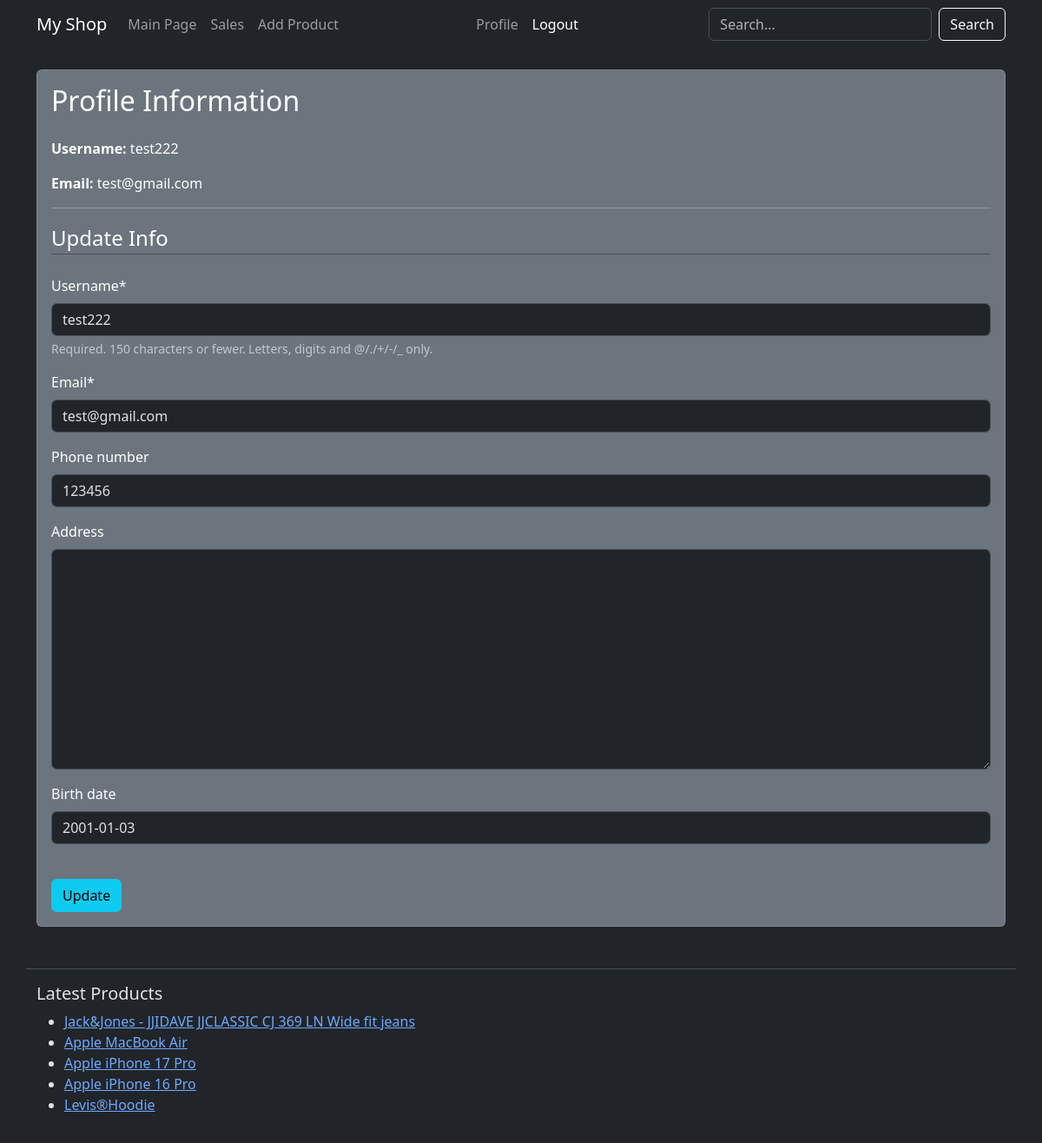
The app's page /users/profile/ (signed in) with its own data.
### users/models.py (models this page shows, shortened)
class Profile(models.Model):
    user = models.OneToOneField(User, on_delete=models.CASCADE) # კავშირი User მოდელთან
    phone_number = models.CharField(max_length=20, blank=True, null=True)
    address = models.TextField(blank=True, null=True)
    birth_date = models.DateField(blank=True, null=True)

### shop/models.py (models this page shows, shortened)
class Product(models.Model):
    name = models.CharField(max_length=200)
    description = models.TextField(blank=True)
    price = models.DecimalField(max_digits=10, decimal_places=2)
    original_price = models.DecimalField(max_digits=10, decimal_places=2, null=True, blank=True)
    category = models.ForeignKey(Category, on_delete=models.CASCADE, related_name='products')
    on_sale = models.BooleanField(default=False)
    quantity = models.IntegerField(default=0)
    is_available = models.BooleanField(default=True)
    created_at = models.DateTimeField(auto_now_add=True)
    updated_at = models.DateTimeField(auto_now=True)

### users/views.py (the view)
# urls.py: path('profile/', views.profile, name='profile'),
@login_required
def profile(request):
    if request.method == 'POST':
        u_form = UserUpdateForm(request.POST, instance=request.user)
        p_form = ProfileForm(request.POST, instance=request.user.profile)
        if u_form.is_valid() and p_form.is_valid():
            u_form.save()
            p_form.save()
            messages.success(request, f'Your account has been updated!')
            return redirect('profile')
    else:
        u_form = UserUpdateForm(instance=request.user)
        p_form = ProfileForm(instance=request.user.profile)
    context = {
        'u_form': u_form,
        'p_form': p_form
    }
    return render(request, 'users/profile.html', context)

### users/forms.py
class UserUpdateForm(forms.ModelForm):
    email = forms.EmailField()
    class Meta:
        model = User
        fields = ['username', 'email']

class ProfileForm(forms.ModelForm):
    class Meta:
        model = Profile
        fields = ['phone_number', 'address', 'birth_date']

### shop/context_processors.py (called while the page is built)
def latest_products(request):
    latest_products = Product.objects.order_by('-created_at')[:5]
    return {'latest_products': latest_products}

### users/templates/users/profile.html (shortened to what this page needs)
{% extends "shop/base.html" %}
{% load crispy_forms_tags %}
{% block content %}
    <div class="card bg-secondary text-white">
        <div class="card-body">
            <h2 class="mb-4">Profile Information</h2>
            <p><strong>Username:</strong> {{ user.username }}</p>
            <p><strong>Email:</strong> {{ user.email }}</p>
            <hr>
            <form method="POST">
                <fieldset class="form-group">
                    <legend class="border-bottom mb-4">Update Info</legend>
                    {{ u_form|crispy }}
                    {{ p_form|crispy }}
                </fieldset>
                <div class="form-group mt-4">
                    <button class="btn btn-info" type="submit">Update</button>
                </div>
            </form>
        </div>
    </div>
{% endblock content %}

### shop/templates/shop/base.html (shortened to what this page needs)
<!DOCTYPE html>
<html lang="en" data-bs-theme="dark">
<head>
    <link href="https://cdn.jsdelivr.net/npm/bootstrap@5.3.3/dist/css/bootstrap.min.css" rel="stylesheet">
    <link rel="stylesheet" href="https://cdn.jsdelivr.net/npm/bootstrap-icons@1.11.3/font/bootstrap-icons.min.css">
</head>
<body>
    <nav class="navbar navbar-expand-lg navbar-dark bg-dark">
        <div class="container">
            <a class="navbar-brand" href="{% url 'category_list' %}">My Shop</a>
            <div class="collapse navbar-collapse" id="navbarNav">
                <ul class="navbar-nav me-auto mb-2 mb-lg-0">
                    <li class="nav-item">
                        <a class="nav-link" href="{% url 'category_list' %}">Main Page</a>
                    </li>
                    <li class="nav-item">
                        <a class="nav-link" href="{% url 'sale_products' %}">Sales</a>
                    </li>
                    <li class="nav-item">
                        <a class="nav-link" href="{% url 'add_product' %}">Add Product</a>
                    </li>
                </ul>
                <ul class="navbar-nav">
                    {% if user.is_authenticated %}
                        <li class="nav-item">
                            <a class="nav-link" href="{% url 'profile' %}">Profile</a>
                        </li>
                        <li class="nav-item">
                            <form method="POST" action="{% url 'logout' %}">
                                <button type="submit" class="nav-link btn btn-link text-white">Logout</button>
                            </form>
                        </li>
                    {% endif %}
                </ul>
                <form class="d-flex ms-auto" method="GET" action="{% url 'search_results' %}">
                    <input class="form-control me-2" type="search" placeholder="Search..." name="q">
                    <button class="btn btn-outline-light" type="submit">Search</button>
                </form>
            </div>
        </div>
    </nav>
    <main class="container mt-4">
        {% block content %}
        {% endblock %}
    </main>
    <footer class="container mt-5 py-3 border-top">
        <h5>Latest Products</h5>
        <ul>
            {% for product in latest_products %}
                <li>
                    <a href="{% url 'product_detail' product.id %}">{{ product.name }}</a>
                </li>
            {% endfor %}
        </ul>
    </footer>
</body>
</html>

### shop/templates/shop/base.html (style rules this page uses)
body { background-color: #212529; }

### records on screen
Profile: phone_number "123456", birth_date "2001-01-03"
Product: name "Jack&Jones - JJIDAVE JJCLASSIC CJ 369 LN Wide fit jeans"
Product: name "Apple MacBook Air"
Product: name "Apple iPhone 17 Pro"
Product: name "Apple iPhone 16 Pro"
Product: name "Levis®Hoodie"

### other values on screen
{{ user.username }} "test222"
{{ user.email }} "test@gmail.com"
